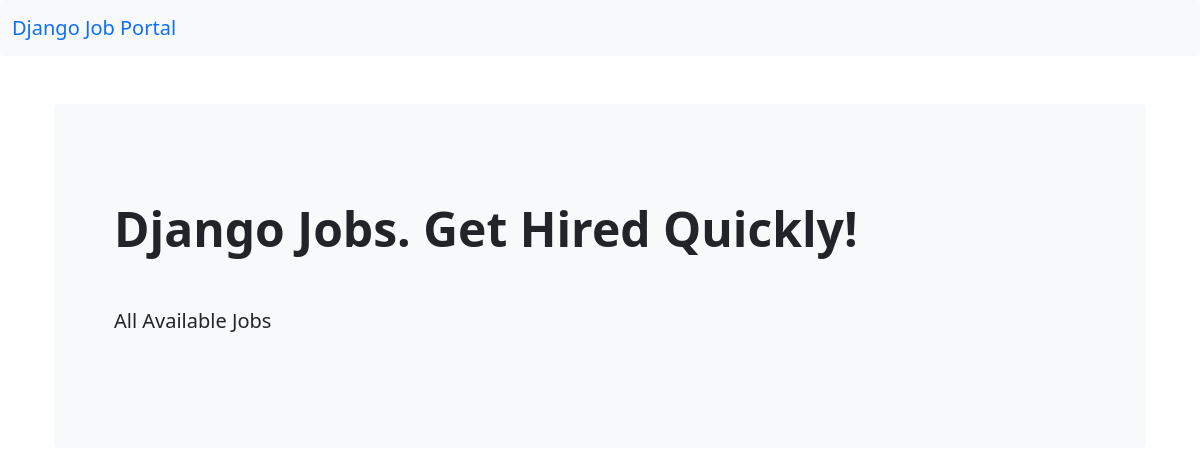
Page /job-listing/ on the earlier database version.
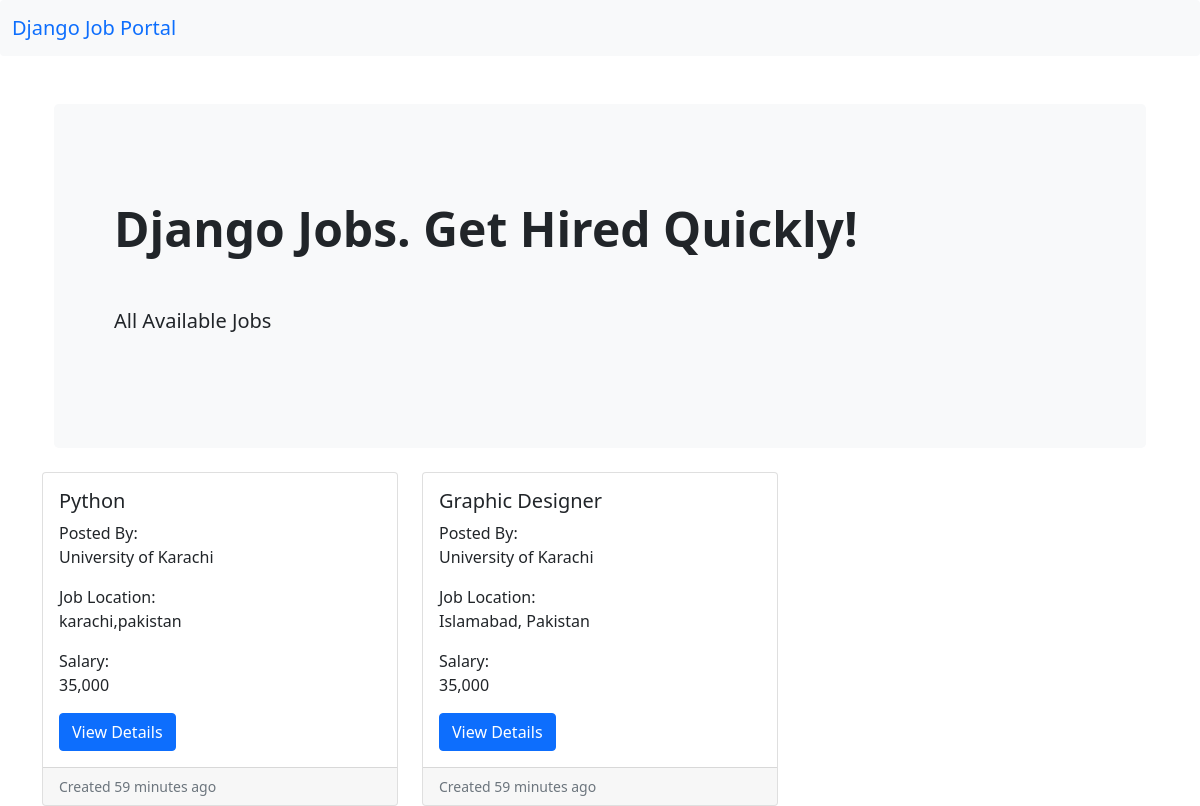
Same page on the later database version.
### job/models.py (models this page shows, shortened)
class Job(models.Model):
    user=models.ForeignKey(User,on_delete=models.CASCADE)
    company=models.ForeignKey(Company,on_delete=models.CASCADE)
    title = models.CharField(max_length=100)
    location=models.CharField(max_length=100)
    salary=models.PositiveIntegerField(default=35000)
    requirements=models.TextField()
    ideal_candidates=models.TextField()
    is_available=models.BooleanField(default=True)
    timestamp=models.DateTimeField(auto_now_add=True)

### company/models.py (models this page shows)
class Company(models.Model):
    user=models.OneToOneField(User,on_delete=models.CASCADE)
    name=models.CharField(max_length=100,null=True,blank=True)
    est_date=models.CharField(max_length=100,null=True,blank=True)
    city=models.CharField(max_length=100,null=True,blank=True)
    state=models.CharField(max_length=100,null=True,blank=True)
    def __str__(self):
        return self.name

### website/views.py (the view)
# urls.py: path('job-listing/',views.job_listing,name='job-listing'),
def job_listing(request):
    jobs=Job.objects.filter(is_available=True)
    context={'jobs':jobs}
    return render(request, 'website/job_listing.html',context)

### templates/website/job_listing.html
{% extends "base.html" %}
{% load humanize %}
{% block content %}
    <section class="container mt-5">
        <div class="p-5 mb-4 bg-light rounded-3">
            <div class="container-fluid py-5">
                <h2 class="display-5 fw-bold">Django Jobs. Get Hired Quickly!</h2><br>
                <p class="col-md-8 fs-5 mt-3">
                    All Available Jobs
                </p>
            </div>
        </div>
    </section>
    <div class="row row-cols-1 row-cols-md-3 g-4">
        {% if jobs %}
        {% for job in jobs %}
        <div class="col">
            <div class="card h-100">
                <div class="card-body">
                    <h5 class="card-title">{{job.title}}</h5>
                    <p class="card-text"> Posted By: <br> {{job.company}}</p>
                    <p class="card-text">Job Location:<br> {{job.location}}</p>
                    <p class="card-text">Salary:<br> {{job.salary|intcomma}}</p>
                    <a class="btn btn-primary btn-small" href="#">View Details</a>
                </div>
                <div class="card-footer">
                    <small class="text-muted">Created {{job.timestamp|naturaltime}}</small>
                </div>
            </div>
        </div>
        {% endfor %}
        {% endif %}
    </div>
{% endblock content %}

### templates/base.html (shortened to what this page needs)
<!doctype <!DOCTYPE html>
<html lang="en">
    <head>
        <link href="https://cdn.jsdelivr.net/npm/bootstrap@5.0.2/dist/css/bootstrap.min.css" rel="stylesheet"
 crossorgin="anonymous">
    </head>
    <body>
            <nav class="navbar navbar-expand-lg bg-body-tertiary bg-light rounded" aria-label="Eleventh navbar example">
              <div class="container-fluid">
                <a class="navbar-brand" href="{% url 'dashboard' %}">Django Job Portal</a>
              </div>
            </nav>
        <div class="container mt-5">
            {% block content %}
            {% endblock content %}
        </div>
    </body>
</html>

Differences in the rows shown:
added Job: title "Python", company "University of Karachi", location "karachi,pakistan", salary "35,000", timestamp "59 minutes ago"
added Job: title "Graphic Designer", company "University of Karachi", location "Islamabad, Pakistan", salary "35,000", timestamp "59 minutes ago"
